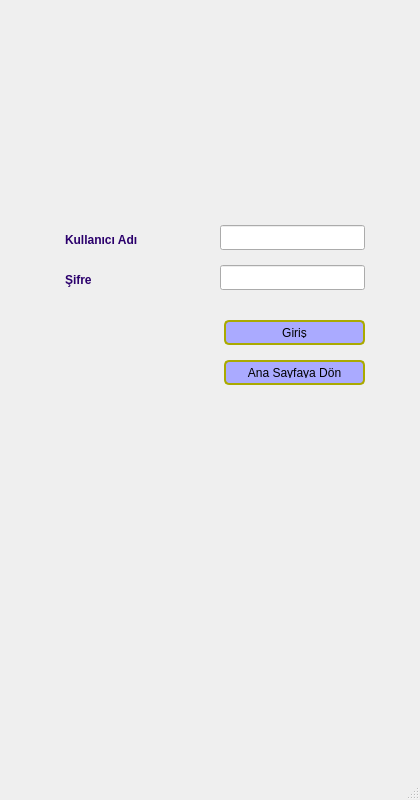
<?xml version="1.0" encoding="UTF-8"?>
<ui version="4.0">
 <class>Login</class>
 <widget class="QMainWindow" name="Login">
  <property name="geometry">
   <rect>
    <x>0</x>
    <y>0</y>
    <width>420</width>
    <height>800</height>
   </rect>
  </property>
  <property name="windowTitle">
   <string>MainWindow</string>
  </property>
  <widget class="QWidget" name="centralwidget">
   <widget class="QLabel" name="label">
    <property name="geometry">
     <rect>
      <x>65</x>
      <y>230</y>
      <width>111</width>
      <height>20</height>
     </rect>
    </property>
    <property name="styleSheet">
     <string notr="true">QLabel{
font-weight: bold;
color:rgb(43, 0, 108);
}</string>
    </property>
    <property name="text">
     <string>Kullanıcı Adı</string>
    </property>
   </widget>
   <widget class="QPushButton" name="pushButtonBack">
    <property name="geometry">
     <rect>
      <x>220</x>
      <y>360</y>
      <width>145</width>
      <height>25</height>
     </rect>
    </property>
    <property name="styleSheet">
     <string notr="true">QPushButton
{

	border: 1px solid #111111;
	border-radius: 5px;
	border-color: rgb(170, 170, 0);
	border-width: 2px;
	margin-left: 4px;
	padding: 5px;
	color:  rgb(0, 0, 0);
	background-color:rgb(170, 170, 255);
	font: 700 9pt &quot;Segoe UI&quot;;



}</string>
    </property>
    <property name="text">
     <string>Ana Sayfaya Dön</string>
    </property>
   </widget>
   <widget class="QLineEdit" name="lineEdit_password">
    <property name="geometry">
     <rect>
      <x>220</x>
      <y>265</y>
      <width>145</width>
      <height>25</height>
     </rect>
    </property>
    <property name="text">
     <string/>
    </property>
   </widget>
   <widget class="QLineEdit" name="lineEdit_username">
    <property name="geometry">
     <rect>
      <x>220</x>
      <y>225</y>
      <width>145</width>
      <height>25</height>
     </rect>
    </property>
    <property name="text">
     <string/>
    </property>
   </widget>
   <widget class="QLabel" name="label_2">
    <property name="geometry">
     <rect>
      <x>65</x>
      <y>270</y>
      <width>111</width>
      <height>20</height>
     </rect>
    </property>
    <property name="styleSheet">
     <string notr="true">QLabel{
font-weight: bold;
color:rgb(43, 0, 108);
}</string>
    </property>
    <property name="text">
     <string>Şifre</string>
    </property>
   </widget>
   <widget class="QPushButton" name="pushButtonGiris">
    <property name="geometry">
     <rect>
      <x>220</x>
      <y>320</y>
      <width>145</width>
      <height>25</height>
     </rect>
    </property>
    <property name="styleSheet">
     <string notr="true">QPushButton
{

	border: 1px solid #111111;
	border-radius: 5px;
	border-color: rgb(170, 170, 0);
	border-width: 2px;
	margin-left: 4px;
	padding: 5px;
	color:  rgb(0, 0, 0);
	background-color:rgb(170, 170, 255);
	font: 700 9pt &quot;Segoe UI&quot;;



}</string>
    </property>
    <property name="text">
     <string>Giriş</string>
    </property>
   </widget>
   <widget class="QLabel" name="label_pic">
    <property name="geometry">
     <rect>
      <x>0</x>
      <y>0</y>
      <width>421</width>
      <height>781</height>
     </rect>
    </property>
    <property name="text">
     <string/>
    </property>
   </widget>
   <zorder>label_pic</zorder>
   <zorder>label</zorder>
   <zorder>pushButtonBack</zorder>
   <zorder>lineEdit_password</zorder>
   <zorder>lineEdit_username</zorder>
   <zorder>label_2</zorder>
   <zorder>pushButtonGiris</zorder>
  </widget>
  <widget class="QMenuBar" name="menubar">
   <property name="geometry">
    <rect>
     <x>0</x>
     <y>0</y>
     <width>420</width>
     <height>21</height>
    </rect>
   </property>
  </widget>
  <widget class="QStatusBar" name="statusbar"/>
 </widget>
 <resources/>
 <connections/>
</ui>
